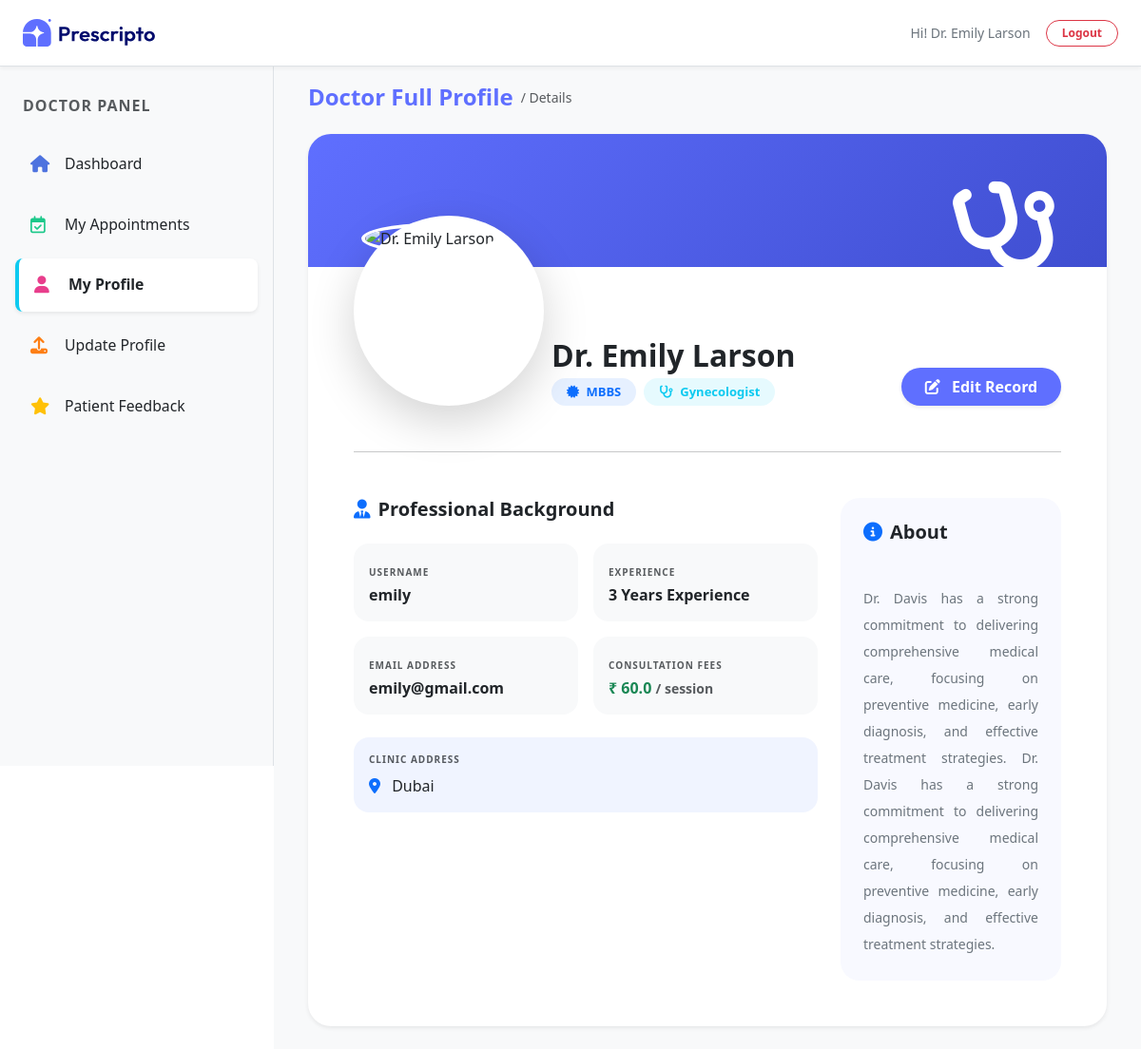
The page /doctor_profile/ (signed in) on the database its author committed.
### appointment/models.py (models this page shows, shortened)
class Doctor(models.Model):
    image = CloudinaryField('image', folder='doctor_image')
    name = models.CharField(max_length=100)
    email = models.EmailField()
    username = models.CharField(max_length=255, unique=True)
    password = models.CharField(max_length=100)
    experience = models.IntegerField()
    fees = models.FloatField()
    category = models.ForeignKey(Category, on_delete=models.CASCADE)
    degree = models.CharField(max_length=50)
    about = models.TextField()
    address = models.TextField()
    available = models.BooleanField(default=True)

class Category(models.Model):
    name = models.CharField(max_length=100)

### appointment/views.py (the view)
# urls.py: path('doctor_profile/', views.doctor_profile, name='doctor_profile'),
def doctor_profile(request):
    doctor_id = request.session.get('doctor_id')
    doctor = Doctor.objects.get(id=doctor_id)
    return render(request, 'dashboard/doctor_profile.html', {"role" : "doctor", 'action': 'profile', 'doctor': doctor})

### templates/dashboard/doctor_profile.html
{% extends "dashboard/layout.html" %}
{% load static %}
{% block contant %}
    <section class="flex-grow p-4 bg-light w-100 overflow-hidden"
            style="margin-top: 64px; margin-left: 18rem; min-height: 100vh; overflow-x: hidden;">
        <div class="container-fluid">
            <div class="d-flex align-items-center gap-2 mb-4" data-aos="fade-down">
                <h4 class="fw-bold mb-0" style="color: rgb(95 111 255);">Doctor Full Profile</h4>
                <span class="text-muted small">/ Details</span>
            </div>
            <div class="card border-0 shadow-sm" style="border-radius: 24px; background: white;" data-aos="fade-up">
                <div class="position-relative" style="height: 140px; background: linear-gradient(135deg, #5f6fff 0%, #3f4ed0 100%); border-radius: 24px 24px 0 0;">
                    <div class="position-absolute top-0 end-0 p-5 opacity-10">
                        <i class="fas fa-stethoscope text-white" style="font-size: 100px; transform: rotate(-15deg);"></i>
                    </div>
                </div>
                <div class="card-body px-4 px-md-5 pb-5" style="margin-top: -70px; position: relative; z-index: 5;">
                    <div class="row align-items-end mb-4">
                        <div class="col-lg-3 text-center text-lg-start" data-aos="zoom-in" data-aos-delay="200">
                            <div class="position-relative d-inline-block">
                                <div class="bg-white p-2 rounded-circle shadow-lg" style="width: 200px; height: 200px;">
                                    <img src="{{ doctor.image.url }}"
                                        alt="{{ doctor.name }}"
                                        class="rounded-circle border border-4 border-white h-100 w-100"
                                        style="object-fit: cover;">
                                </div>
                            </div>
                        </div>
                        <div class="col-lg-6 mt-3 mt-lg-0 text-center text-lg-start" data-aos="fade-up" data-aos-delay="300">
                            <div class="ps-lg-3">
                                <h2 class="fw-bold text-dark mb-1">{{ doctor.name }}</h2>
                                <div class="d-flex justify-content-center justify-content-lg-start align-items-center gap-2">
                                    <span class="badge bg-primary bg-opacity-10 text-primary px-3 py-2 rounded-pill fw-bold" style="font-size: 13px;">
                                        <i class="fas fa-certificate me-1"></i> {{ doctor.degree }}
                                    </span>
                                    <span class="badge bg-info bg-opacity-10 text-info px-3 py-2 rounded-pill fw-bold" style="font-size: 13px;">
                                        <i class="fas fa-stethoscope me-1"></i> {{ doctor.category.name }}
                                    </span>
                                </div>
                            </div>
                        </div>
                        <div class="col-lg-3 mt-4 mt-lg-0 text-center text-lg-end" data-aos="fade-left" data-aos-delay="400">
                            <div class="d-flex flex-column gap-2">
                                <a href="{% url "edit_doctor" %}" class="btn btn-primary rounded-pill py-2 shadow-sm fw-bold" style="background-color: #5f6fff; border: none;">
                                    <i class="fas fa-edit me-2"></i> Edit Record
                                </a>
                            </div>
                        </div>
                    </div>
                    <hr class="my-5 opacity-25">
                    <div class="row g-4">
                        <div class="col-lg-8" data-aos="fade-right" data-aos-delay="500">
                            <h5 class="fw-bold text-dark mb-4 d-flex align-items-center gap-2">
                                <i class="fas fa-user-tie text-primary"></i> Professional Background
                            </h5>
                            <div class="row g-3">
                                <div class="col-md-6">
                                    <div class="p-3 rounded-4 bg-light border-0 h-100">
                                        <label class="small text-muted fw-bold text-uppercase mb-1" style="font-size: 10px; letter-spacing: 1px;">Username</label>
                                        <div class="fw-semibold text-dark">{{ doctor.username }}</div>
                                    </div>
                                </div>
                                <div class="col-md-6">
                                    <div class="p-3 rounded-4 bg-light border-0 h-100">
                                        <label class="small text-muted fw-bold text-uppercase mb-1" style="font-size: 10px; letter-spacing: 1px;">Experience</label>
                                        <div class="fw-semibold text-dark">{{ doctor.experience }} Years Experience</div>
                                    </div>
                                </div>
                                <div class="col-md-6">
                                    <div class="p-3 rounded-4 bg-light border-0 h-100">
                                        <label class="small text-muted fw-bold text-uppercase mb-1" style="font-size: 10px; letter-spacing: 1px;">Email Address</label>
                                        <div class="fw-semibold text-dark">{{ doctor.email }}</div>
                                    </div>
                                </div>
                                <div class="col-md-6">
                                    <div class="p-3 rounded-4 bg-light border-0 h-100">
                                        <label class="small text-muted fw-bold text-uppercase mb-1" style="font-size: 10px; letter-spacing: 1px;">Consultation Fees</label>
                                        <div class="fw-semibold text-success">₹ {{ doctor.fees }} <span class="small text-muted">/ session</span></div>
                                    </div>
                                </div>
                            </div>
                            <div class="mt-4" data-aos="fade-up" data-aos-delay="600">
                                <div class="p-3 rounded-4" style="background-color: #f0f4ff;">
                                    <label class="small text-muted fw-bold text-uppercase mb-2 d-block" style="font-size: 10px; letter-spacing: 1px;">Clinic Address</label>
                                    <div class="fw-medium text-dark lh-base"><i class="fas fa-map-marker-alt text-primary me-2"></i> {{ doctor.address }}</div>
                                </div>
                            </div>
                        </div>
                        <div class="col-lg-4" data-aos="fade-left" data-aos-delay="500">
                            <div class="card border-0 h-100 p-4" style="background-color: #f8f9ff; border-radius: 20px;">
                                <h5 class="fw-bold text-dark mb-3 d-flex align-items-center gap-2">
                                    <i class="fas fa-info-circle text-primary"></i> About
                                </h5>
                                <p class="text-secondary small mb-0 lh-lg" style="white-space: pre-line; text-align: justify;">
                                    {{ doctor.about }}
                                </p>
                            </div>
                        </div>
                    </div>
                </div>
            </div>
        </div>
    </section>
{% endblock %}

### templates/dashboard/layout.html (shortened to what this page needs)
<!DOCTYPE html>
<html lang="en">
<head>
    <link href="https://cdn.jsdelivr.net/npm/bootstrap@5.3.3/dist/css/bootstrap.min.css" rel="stylesheet" />
    <link href="https://cdnjs.cloudflare.com/ajax/libs/font-awesome/5.15.3/css/all.min.css" rel="stylesheet" />
    <link rel="stylesheet" href="https://cdnjs.cloudflare.com/ajax/libs/font-awesome/6.7.2/css/all.min.css" />
    <link href="https://unpkg.com/aos@2.3.4/dist/aos.css" rel="stylesheet">
</head>
    {% load static %}
    <body>
        <header class="d-flex justify-content-between align-items-center border-bottom bg-white px-4"
                style="height: 70px; position: fixed; top: 0; width: 100%; z-index: 1050; box-shadow: 0 2px 4px rgba(0,0,0,0.05);">
            <div class="d-flex align-items-center">
                <a href="{% url 'dash_admin' %}">
                    <img src="{% static 'assets/assets_frontend/logo.svg' %}" alt="Logo" style="width: 140px;">
                </a>
            </div>
            <div class="d-flex align-items-center gap-3 text-secondary small">
                {% if role == 'admin' %}
                    <span class="text-capitalize fw-medium">Hi! {{ request.session.username }}</span>
                {% else %}
                    <span class="fw-medium">Hi! {{ doctor.name }}</span>
                {% endif %}
                <a href="{% url 'dash_logout' %}" class="btn btn-outline-danger btn-sm rounded-pill px-3 py-1 fw-bold" style="font-size: 12px;">Logout</a>
            </div>
        </header>
        <main class="d-flex" style="min-height: calc(100vh - 64px);">
            {% if role == 'doctor' %}
                <nav id="sidebar" class="border-end bg-light p-3"
                    style="width: 18rem; height: calc(100vh - 64px); position: fixed; top: 70px; left: 0; z-index: 1000; overflow-y: auto;">
                    <div class="mb-4 ps-2 pt-3">
                        <h6 class="text-uppercase text-muted fw-bold" style="letter-spacing: 1px; font-size: 1rem;">Doctor Panel</h6>
                    </div>
                    <a href="{% url 'doctor_dashboard' %}" class="nav-link d-flex align-items-center gap-3 p-3 rounded-3 mb-2 {% if action == 'doctor' %}bg-white shadow-sm border-start border-4 border-primary fw-bold{% else %}text-dark{% endif %}"
                    style="transition: 0.3s; font-size: 18px; text-decoration: none;">
                        <i class="fa-solid fa-house" style="color: #4e73df; width: 20px;"></i> <span class="small">Dashboard</span>
                    </a>
                    <a href="{% url 'doctor_appointments' %}" class="nav-link d-flex align-items-center gap-3 p-3 rounded-3 mb-2 {% if action == 'doctor_appointments' %}bg-white shadow-sm border-start border-4 border-success fw-bold{% else %}text-dark{% endif %}"
                    style="transition: 0.3s; font-size: 18px; text-decoration: none;">
                        <i class="fa-regular fa-calendar-check" style="color: #1cc88a; width: 20px;"></i> <span class="small">My Appointments</span>
                    </a>
                    <a href="{% url 'doctor_profile' %}" class="nav-link d-flex align-items-center gap-3 p-3 rounded-3 mb-2 {% if action == 'profile' %}bg-white shadow-sm border-start border-4 border-info fw-bold{% else %}text-dark{% endif %}"
                    style="transition: 0.3s; font-size: 18px; text-decoration: none;">
                        <i class="fa-solid fa-user" style="color: #e83e8c; width: 20px;"></i> <span class="small">My Profile</span>
                    </a>
                    <a href="{% url 'edit_doctor' %}" class="nav-link d-flex align-items-center gap-3 p-3 rounded-3 mb-2 {% if action == 'edit_doctor' %}bg-white shadow-sm border-start border-4 border-warning fw-bold{% else %}text-dark{% endif %}"
                    style="transition: 0.3s; font-size: 18px; text-decoration: none;">
                        <i class="fa-solid fa-upload" style="color: #fd7e14; width: 20px;"></i> <span class="small">Update Profile</span>
                    </a>
                    <a href="{% url 'doctor_feedback' %}" class="nav-link d-flex align-items-center gap-3 p-3 rounded-3 mb-2 {% if action == 'feedback' %}bg-white shadow-sm border-start border-4 border-danger fw-bold{% else %}text-dark{% endif %}"
                    style="transition: 0.3s; font-size: 18px; text-decoration: none;">
                        <i class="fa-solid fa-star" style="color: #ffc107; width: 20px;"></i> <span class="small">Patient Feedback</span>
                    </a>
                </nav>
            {% endif %}
            {% block contant %}
            {% endblock %}
        </main>
    </body>
</html>

### rows shown on the page
Doctor: name "Dr. Emily Larson", degree "MBBS", category.name "Gynecologist", username "emily", experience "3", email "emily@gmail.com", fees "60.0", address "Dubai", about "Dr. Davis has a strong commitment to delivering comprehensive medical care, focusing on preventive medicine, early diagnosis, and effective treatment strategies. Dr. Davis has a strong commitment to delivering comprehensive medical care, focusing on preventive medicine, early diagnosis, and effective treatment strategies."
